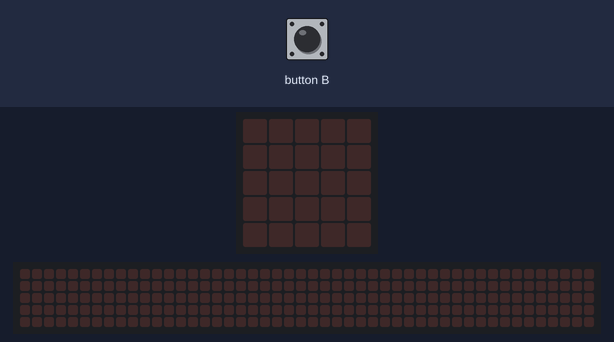
The program below on a simulated BBC micro:bit (MakeCode). On the bench: the board's 5×5 LED display, a strip that is not on the board, showing the scrolling text unrolled. The test bench sets the inputs (shaded band). Random numbers come from a fixed seed; the 48×5 strip is a reading aid, not a part: it shows the text the display is scrolling, unrolled, one strip-width of it at a time.

Above: at 1.2 s.
1.3 s: button B pressed for 0.15 s
At 1.6 s:
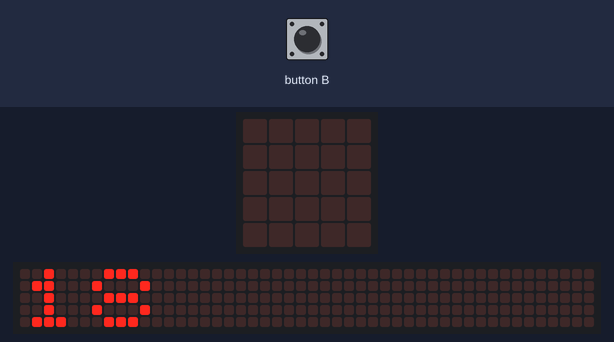
7.3 s: button B pressed for 0.15 s
At 13.52 s:
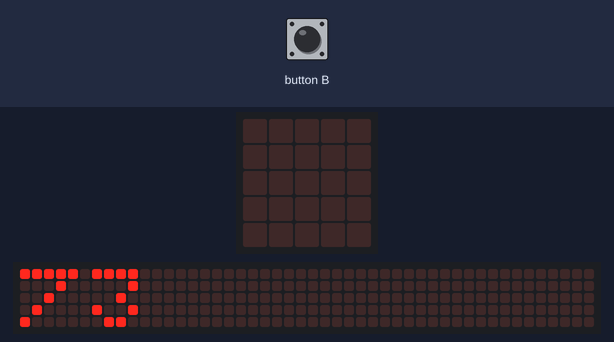
16.4 s: button B pressed for 0.15 s
At 21.12 s:
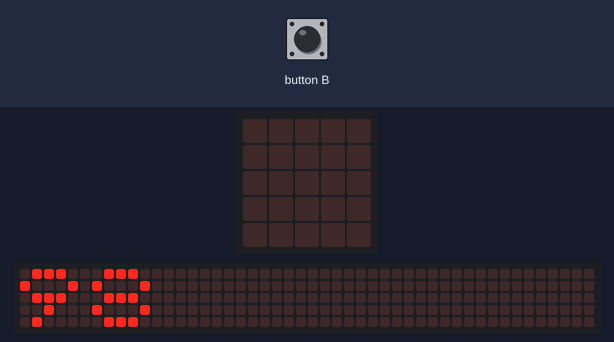

Measured:
- after the input at 1.3 s, the display: changes after 0.15 s (image 1)
- what the display in image 2 shows lasts 0.5 s, from 13.3 s to 13.8 s

The program:

10_VELOCIDAD.py
```python
#PRACTICA 10
#REALIZA UN PROGRAMA QUE SIMULE UN MEDIOR DE VELOCIDAD USANDO NUMEROS AL AZAR Y EL BOTON B, EN EL LENGUAJE PYTHON
#SI VEWLOCIDAD ES <= 15- MOSTRAR UN SMS DE "RAPIDO", SINO UN SMS DE "LENTO"

#VARIABLES
VELOCIDAD= 0
MENSAJE1= "RAPIDO"
MENSAJE1= "LENTO"
def on_button_pressed_b():
    global VELOCIDAD
    VELOCIDAD = randint (1,100)
    basic.show_number(VELOCIDAD)
    basic.pause(1000)
    if VELOCIDAD >=70:
        basic.show_string("RAPIDO")
    else:
        basic.show_string("LENTO")
        basic.pause(500)
        basic.clear_screen()
input.on_button_pressed(Button.B, on_button_pressed_b)
```
